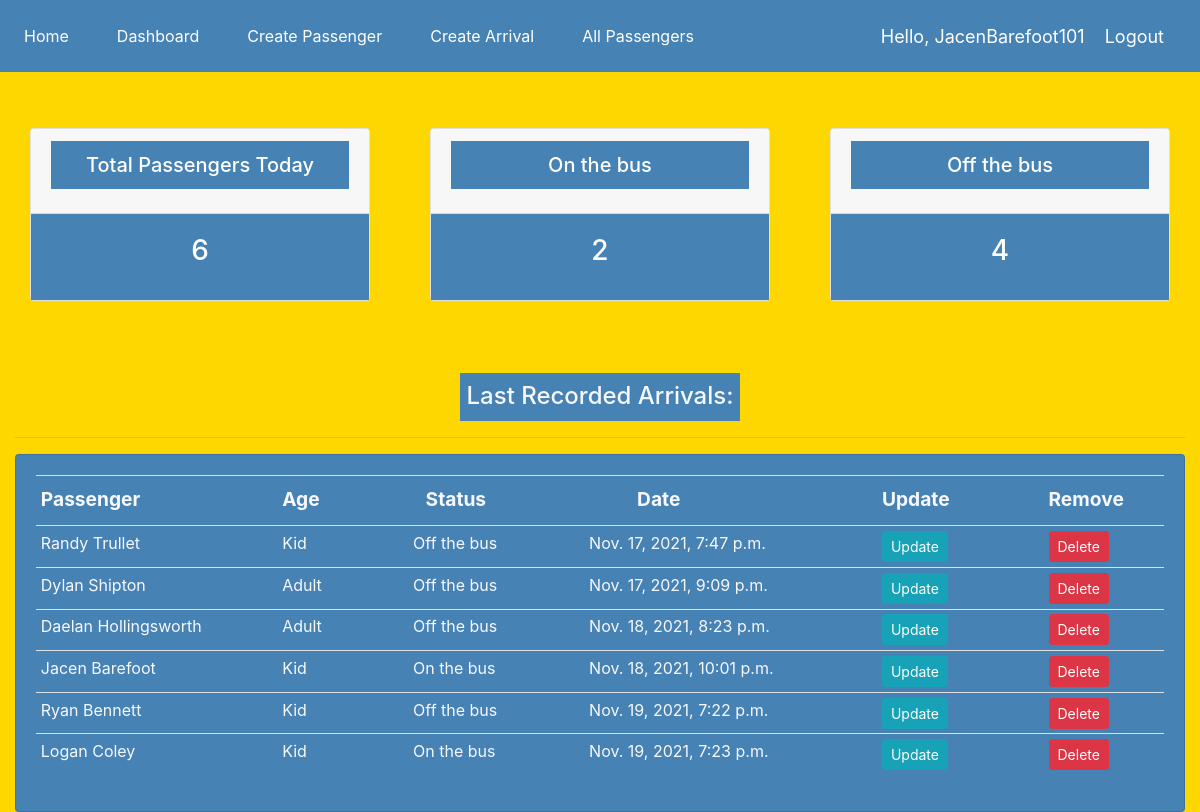
The page /dashboard/ (signed in) on the database its author committed.
### app/models.py (models this page shows, shortened)
class Arriving(models.Model):
	STATUS = (
			('On the bus', 'On the bus'),
			('Off the bus', 'Off the bus'),
			)
	AGE = (
			('Kid', 'Kid'),
			('Adult', 'Adult'),
		)
	passenger_name = models.ForeignKey(Passenger, null=True, on_delete= models.SET_NULL)
	age = models.CharField(max_length=5, null=True, choices=AGE)
	date_created = models.DateTimeField(auto_now_add=True, null=True)
	status = models.CharField(max_length=200, null=True, choices=STATUS)

class Passenger(models.Model):
	name = models.CharField(max_length=200, null=True)
	address = models.CharField(max_length=200, null=True)
	preferred_Number = models.CharField(max_length=200, null=True)
	date_created = models.DateTimeField(auto_now_add=True, null=True)
	def __str__(self):
		return self.name

### app/views.py (the view)
# urls.py: path('dashboard/', dashboard, name="dashboard"),
def dashboard(request):
	if request.user.is_authenticated:
		arriving = Arriving.objects.all()
		passenger = Passenger.objects.all()
		total_passengers = passenger.count()
		total_arriving = arriving.count()
		on_the_bus = arriving.filter(status='On the bus').count()
		off_the_bus = arriving.filter(status='Off the bus').count()
		context = {'arriving':arriving, 'passenger':passenger,
		'total_arriving': total_arriving,'on_the_bus': on_the_bus,
		'off_the_bus': off_the_bus }
		return render(request, 'dashboard.html', context)
	else:
		return render(request, 'notloggedin.html')

### app/templates/dashboard.html (shortened to what this page needs)
{% extends 'main.html' %} {% block content %} {% include 'status.html' %}
<br />
  <div style="margin-top: 2em">
    <h4 style="padding-top: 0.4em; padding-bottom: 0.4em; text-align: center; background-color: steelblue; color: ghostwhite; margin-left: 38%; margin-right: 38%">Last Recorded Arrivals:</h4>
    <hr />
    <div class="card card-body" id="body_for_boxes">
      <table class="table table-sm">
        <tr>
          <th style="padding-right: 0.6em; padding-top: 0.5em; color: ghostwhite; font-size: 1.2em;">Passenger</th>
          <th style="padding-right: 0.6em; padding-top: 0.5em; color: ghostwhite; font-size: 1.2em">Age</th>
          <th style="padding-right: 0.6em; padding-top: 0.5em; padding-left: 0.9em; color: ghostwhite; font-size: 1.2em;">Status</th>
          <th style="padding-right: 0.4em; padding-left: 5em; color: ghostwhite; font-size: 1.2em; padding-top: 0.5em">Date</th>
          {% if user.is_authenticated %}
          <th style="padding-right: 0.6em; padding-top: 0.5em;font-size: 1.2em; color: ghostwhite">Update</th>
          {% endif %}
          {% if user.is_superuser%}
          <th style="padding-top: 0.5em; padding-bottom: 0.6em; font-size: 1.2em; color: ghostwhite">Remove</th>
          {% endif %}
        </tr>
        {% for arrive in arriving %}
        <tr style="color: ghostwhite">
          <td>{{arrive.passenger_name}}</td>
          <td style="padding-right: 3em">{{arrive.age}}</td>
          <td>{{arrive.status}}</td>
          <td style="padding-left: 3em">{{arrive.date_created}}</td>
          <td>
            {%if user.is_authenticated%}
            <a class="btn btn-sm btn-info" href="{% url 'update_arriving' arrive.id %}" style="margin-right: 3em">Update</a>
            {% endif %}
          </td>
          <td>
            {% if user.is_superuser %}
            <a
              class="btn btn-sm btn-danger"
              href="{% url 'delete_arriving' arrive.id %}"
              >Delete</a
            >
            {% endif %}
          </td>
        </tr>
        {% endfor %}
      </table>
    </div>
  </div>
</div>
{% endblock %}

### app/templates/main.html (shortened to what this page needs)
<!DOCTYPE html>
<html>
  <head>
    <link
      rel="stylesheet"
      href="https://stackpath.bootstrapcdn.com/bootstrap/4.3.1/css/bootstrap.min.css"
    />
    <link rel="stylesheet" type="text/css" />
  </head>
  <body>
    {% include 'navbar.html' %}
    <div class="container-fluid">{% block content %} {% endblock %}</div>
  </body>
</html>

### app/templates/navbar.html (shortened to what this page needs)
<nav style="background-color: steelblue !important; padding: 1em;"class="navbar navbar-expand-lg navbar-dark bg-dark">
  <div class="collapse navbar-collapse" id="navbarNav">
    <ul class="navbar-nav">
      <li class="nav-item active">
        <a class="nav-link" href="{% url 'home' %}">Home</a>
      </li>
      <li class="nav-item active">
        <a class="nav-link" href="{% url 'dashboard' %}" style="margin-left: 2em;">Dashboard</a>
      </li>
      <li class="nav-item active">
        {%if user.is_authenticated%}
        <a class="nav-link" href="{% url 'createpassenger' %}" style="margin-left: 2em;"> Create Passenger</a>
        {% endif %}
      </li>
      <li class="nav-item active">
        {%if user.is_superuser%}
        <a class="nav-link" href="{% url 'createarrival' %}" style="margin-left: 2em">Create Arrival</a>
        {% endif %}
      </li>
      <li class="nav-item active">
        {%if user.is_superuser%}
        <a class="nav-link" href="{% url 'allpassengers' %}" style="margin-left: 2em">All Passengers</a>
        {% endif %}
      </li>
    </ul>
  </div>
  {% if user.is_authenticated %}
  <span class="hello-msg">Hello, {{request.user}}</span>
  <span><a class="hello-msg" href="{% url 'logout' %}">Logout</a></span>
  {% endif %}
</nav>

### app/templates/status.html (shortened to what this page needs)
<br />
<div style="margin-top: 2em;">
  <div class="row">
    <div class="col">
      <div class="col-md">
        <div class="card text-center text-white mb-3" id="total-orders">
          <div class="card-header">
            <h5 class="card-title" id="body_for_boxes" style="padding: .6em">Total Passengers Today</h5>
          </div>
          <div class="card-body" id="body_for_boxes">
            <h3 class="card-title">{{total_arriving}}</h3>
          </div>
        </div>
      </div>
    </div>
    <div class="col">
      <div class="col-md">
        <div class="card text-center text-white mb-3" id="orders-delivered">
          <div class="card-header">
            <h5 class="card-title" id="body_for_boxes" style="padding: .6em">On the bus</h5>
          </div>
          <div class="card-body" id="body_for_boxes">
            <h3 class="card-title">{{on_the_bus}}</h3>
          </div>
        </div>
      </div>
    </div>
    <div class="col">
      <div class="col-md">
        <div class="card text-center text-white mb-3" id="orders-pending">
          <div class="card-header">
            <h5 class="card-title" id="body_for_boxes" style="padding: .6em">Off the bus</h5>
          </div>
          <div class="card-body" id="body_for_boxes">
            <h3 class="card-title">{{off_the_bus}}</h3>
          </div>
        </div>
      </div>
    </div>
  </div>
</div>

### app/templates/navbar.html (style rules this page uses)
.hello-msg { font-size: 18px; color: #fff; margin-right: 20px; }

### app/templates/status.html (style rules this page uses)
#body_for_boxes { background-color: steelblue; }

### app/templates/dashboard.html (style rules this page uses)
body { background-color: gold; }
#body_for_boxes { background-color: steelblue; }

### rows shown on the page
Arriving: passenger_name "Randy Trullet", age "Kid", status "Off the bus", date_created "Nov. 17, 2021, 7:47 p.m."
Arriving: passenger_name "Dylan Shipton", age "Adult", status "Off the bus", date_created "Nov. 17, 2021, 9:09 p.m."
Arriving: passenger_name "Daelan Hollingsworth", age "Adult", status "Off the bus", date_created "Nov. 18, 2021, 8:23 p.m."
Arriving: passenger_name "Jacen Barefoot", age "Kid", status "On the bus", date_created "Nov. 18, 2021, 10:01 p.m."
Arriving: passenger_name "Ryan Bennett", age "Kid", status "Off the bus", date_created "Nov. 19, 2021, 7:22 p.m."
Arriving: passenger_name "Logan Coley", age "Kid", status "On the bus", date_created "Nov. 19, 2021, 7:23 p.m."

### other values the page prints
{{ request.user }} "JacenBarefoot101"
{{ total_arriving }} "6"
{{ on_the_bus }} "2"
{{ off_the_bus }} "4"
